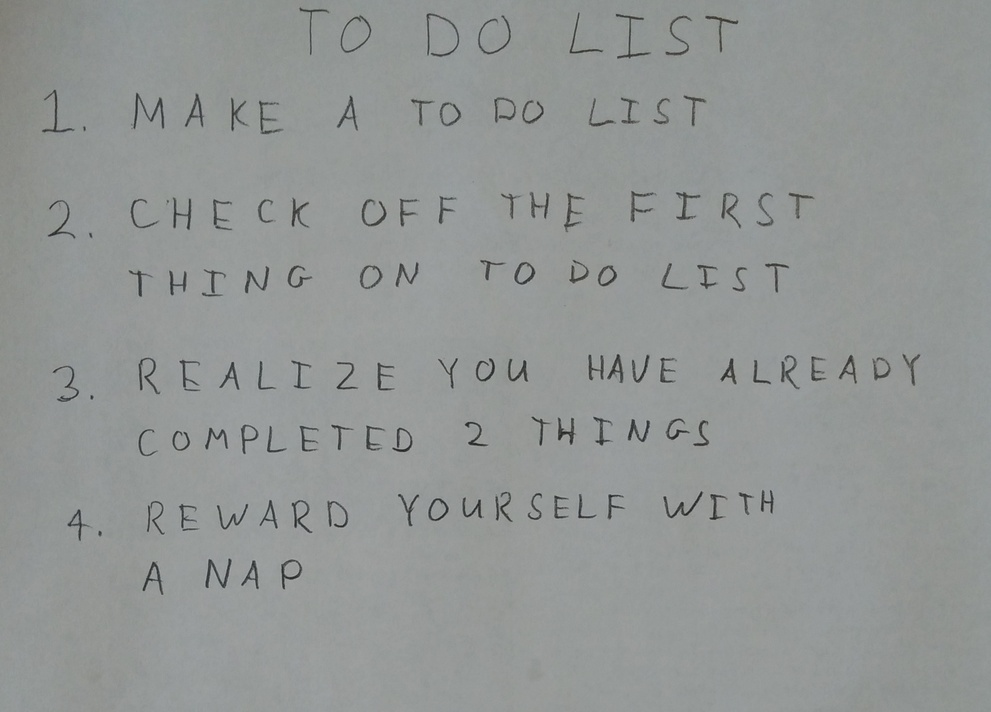
#> input picture CNN,PCA, Fine tuning,Encoders/images/01_list.jpg, 991 x 712 px, shrunk from 2270 x 1631 before the run
$ python -i q4.py   (imports and definitions only)
#> lines starting #> are read from the running program, lines starting #| are printed output that depends on the picture; after the words box and inside, x2 and y2 are one past the last pixel; in counts of white or black regions, pixels touching at a corner belong together
import numpy as np

import skimage
import skimage.measure
import skimage.color
import skimage.restoration
import skimage.filters
import skimage.morphology
import skimage.segmentation
import matplotlib.pyplot as plt
import matplotlib.patches as patchess


# takes a color image
# returns a list of bounding boxes and black_and_white image
def findLetters(image):
    bboxes = []
    bw = None

    # processing needs gray, opening etc.
    gray = skimage.color.rgb2gray(image)


    #noise reduction
    blurred = skimage.filters.gaussian(gray, sigma=1.0)
    #plt.imshow(blurred)

    #getting thresold value based on OTSU?
    threshold = skimage.filters.threshold_otsu(blurred)
#> threshold = 0.502

    #around 0.46?
    #get value after thresolding
    binary = gray <= threshold
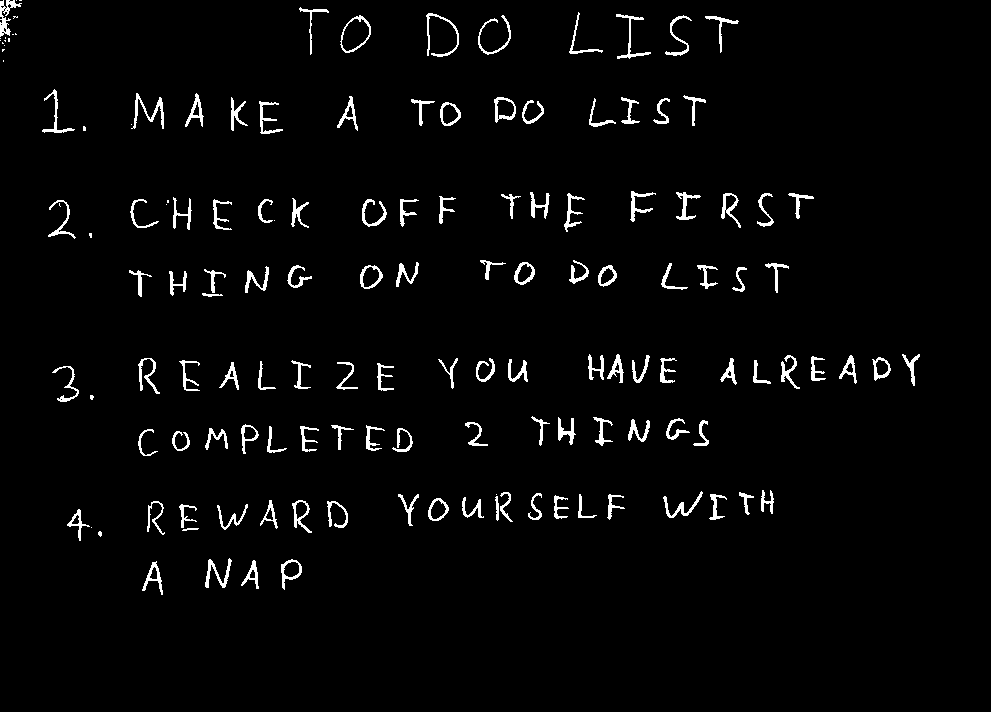
#> binary: shape (712, 991) bool; 2.9% white; 144 white regions (25 under 20 px), largest, box (x1, y1, x2, y2) and area: (131, 93, 164, 129) 305, (0, 0, 22, 37) 293, (426, 13, 459, 57) 273


    #erosion followed by dilation
    opening = skimage.morphology.binary_opening(binary)
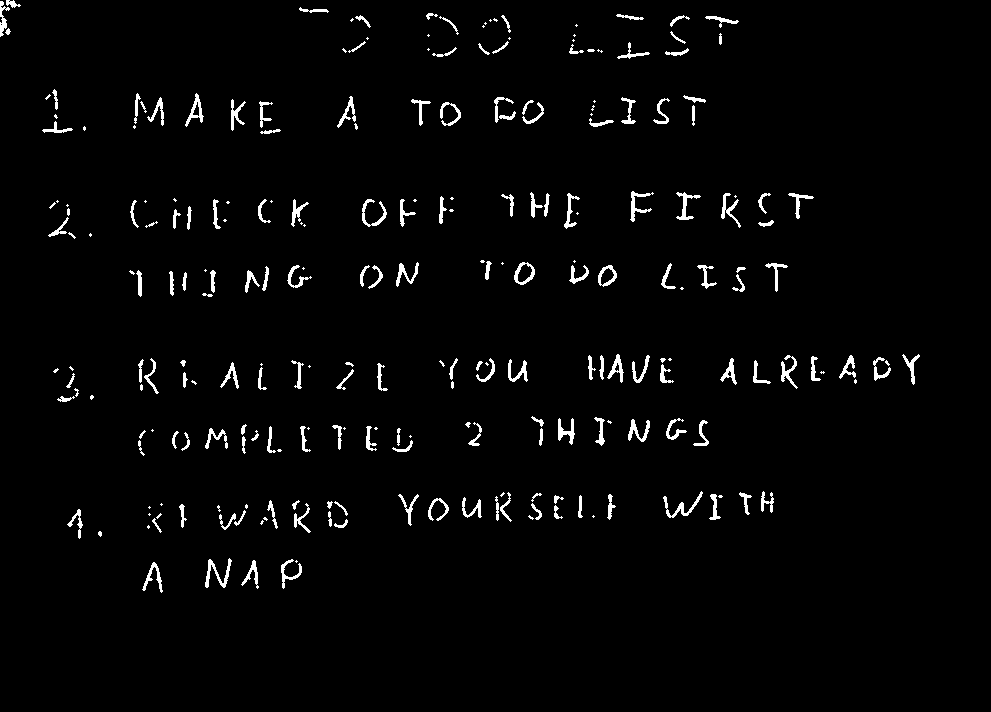
#> opening: shape (712, 991) bool; 2.4% white; 250 white regions (82 under 20 px)


    #getting area based on connectivity with neigbouring pixels ? probably means that if the pixel
    #vlaues are same , it joins em ? since binary is only grayscale values, it's easier for grping?

    labels = skimage.measure.label(opening)
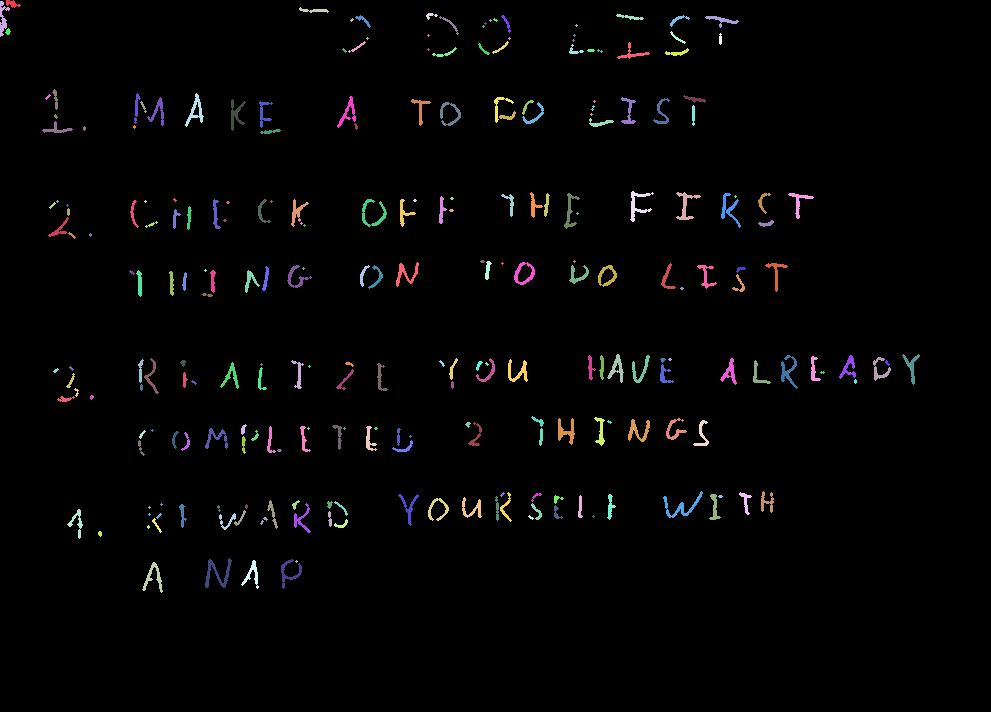
#> labels: shape (712, 991) int32; 251 distinct labels, from 0 to 250; one colour per label, 0 black
    regions = skimage.measure.regionprops(labels)
#> regions = 250 regions; largest, box (x1, y1, x2, y2) and area: (205, 558, 232, 588) 260, (663, 491, 703, 518) 236, (630, 191, 654, 222) 216, (362, 199, 387, 227) 205, (676, 192, 701, 220) 204

    Region = 0
    for i in regions :
        Region = Region + i.area
#> this loop made 250 passes
#> Region on passes 1 to 3: 64, 215, 297
#> after the loop, Region = 17009
    MeanRegion = Region/len(regions)
#> MeanRegion = 68.04


    for i in regions :
        if i.area > MeanRegion/2:

            bboxes.append(i.bbox)
            x1,y1,x2,y2=i.bbox
#> this loop made 250 passes
#> (x1, y1, x2, y2) on passes 1, 2, 3, 4, 5, 6, 7, 8, 9, 10, 18, 25: (0, 6, 8, 21), (1, 0, 37, 10), (7, 299, 13, 329), (13, 426, 20, 438), (14, 616, 20, 644), (15, 355, 28, 371), (15, 501, 33, 511), (15, 670, 27, 690), (16, 439, 35, 459), (16, 705, 28, 739), (31, 670, 44, 686), (41, 348, 53, 366)
#> after the loop, bboxes = 149 items, first 6: (0, 6, 8, 21), (1, 0, 37, 10), (7, 299, 13, 329), (13, 426, 20, 438), (14, 616, 20, 644), (15, 355, 28, 371)

            # [6 lines of commented-out code are left out]
    plt.show()


    bw  = 1 - opening
#> bw: shape (712, 991) int64; values 0 (black) and 1 (white), 97.6% white; 250 black regions (82 under 20 px), largest, box (x1, y1, x2, y2) and area: (205, 558, 232, 588) 260, (663, 491, 703, 518) 236, (630, 191, 654, 222) 216

    bw = np.float64(bw)

    # insert processing in here
    # one idea estimate noise -> denoise -> greyscale -> threshold -> morphology -> label -> skip small boxes
    # this can be 10 to 15 lines of code using skimage functions

    ##########################
    ##### your code here #####
    ##########################

    return bboxes, bw

>>> import cv2
>>> picture = cv2.cvtColor(cv2.imread('../images/01_list.jpg'), cv2.COLOR_BGR2RGB)
>>> result = findLetters(picture)
